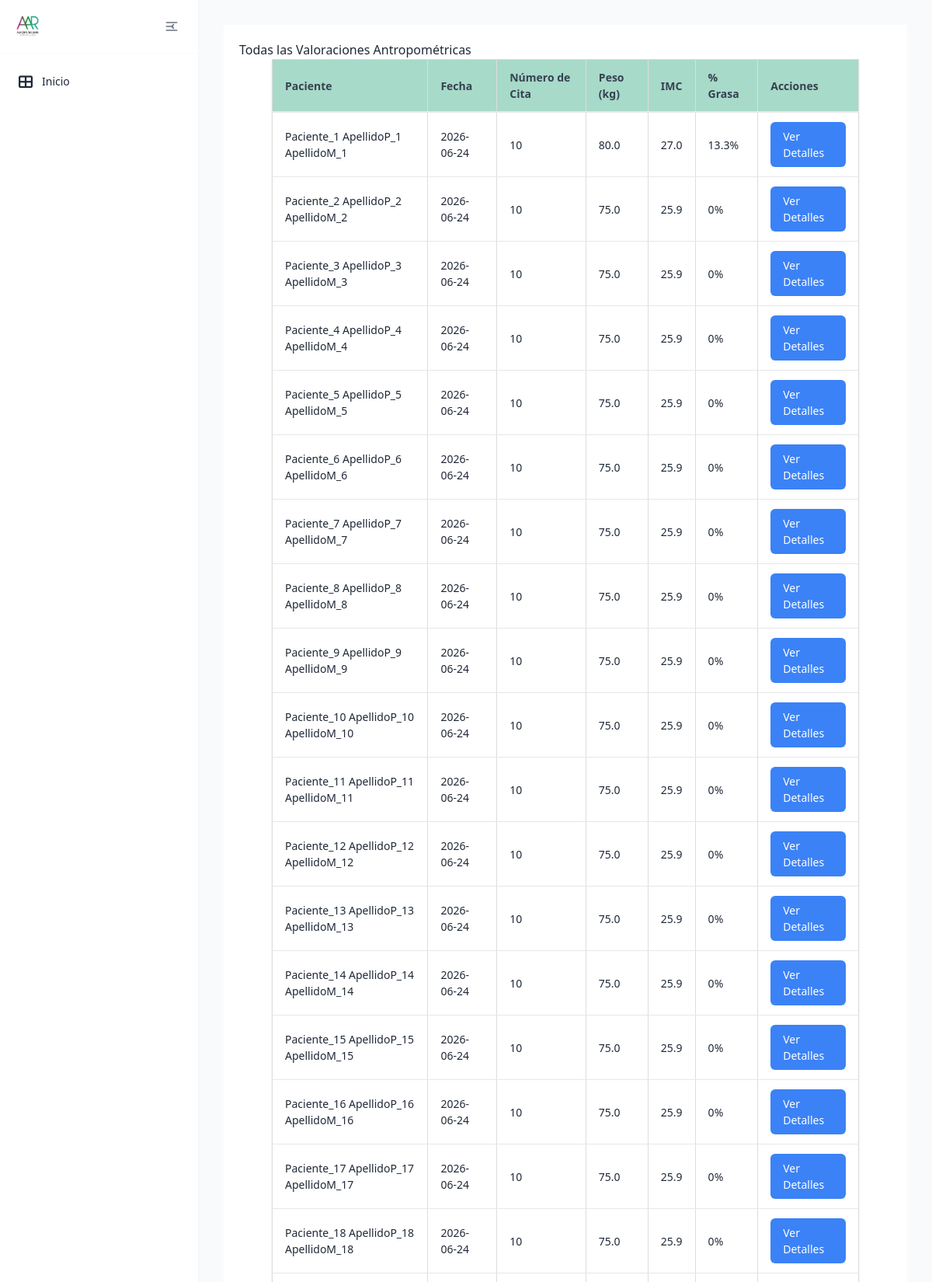
The page /valoraciones/ (upper part) on the database its author committed.
### tables this page shows
CREATE TABLE valoracion_antropometrica (
    id INTEGER PRIMARY KEY AUTOINCREMENT,
    paciente_id INTEGER NOT NULL,
    numero_cita INTEGER NOT NULL,
    fecha DATE NOT NULL,
    estatura FLOAT NOT NULL,
    peso FLOAT NOT NULL,
    imc FLOAT NOT NULL,
    grasa FLOAT NOT NULL,
    cintura FLOAT NOT NULL,
    torax FLOAT NOT NULL,
    brazo FLOAT NOT NULL,
    cadera FLOAT NOT NULL,
    pierna FLOAT NOT NULL,
    pantorrilla FLOAT NOT NULL,
    tension_arterial TEXT NOT NULL,
    frecuencia_cardiaca INTEGER NOT NULL,
    bicep FLOAT NOT NULL,
    tricep FLOAT NOT NULL,
    suprailiaco FLOAT NOT NULL,
    subescapular FLOAT NOT NULL,
    femoral FLOAT,
    porcentaje_grasa TEXT NOT NULL,
    --porcentaje_grasa_fem FLOAT NOT NULL,
    ultima_dieta TEXT,
    FOREIGN KEY (paciente_id) REFERENCES pacientes (id)
);

CREATE TABLE pacientes (
    id INTEGER PRIMARY KEY AUTOINCREMENT,
    nombre TEXT NOT NULL,
    apellido_paterno TEXT NOT NULL,
    apellido_materno TEXT NOT NULL,
    genero TEXT NOT NULL CHECK (genero IN ('hombre', 'mujer')),
    fecha_nacimiento DATE NOT NULL,
    telefono TEXT NOT NULL,
    correo TEXT UNIQUE NOT NULL,
    ciudad TEXT NOT NULL,
    fecha_registro TIMESTAMP DEFAULT CURRENT_TIMESTAMP,
    status TEXT NOT NULL DEFAULT 'activo' CHECK (status IN ('activo', 'inactivo'))
);

### app/controllers/valoracion_antropometrica.py (the view)
@valoracion.route('/')
def todas_valoraciones():
    valoraciones = ValoracionAntropometrica.obtener_todas()
    return render_template('valoraciones/todas_valoraciones.html', valoraciones=valoraciones)

### app/db.py (called while the page is built)
def get_db():
    if 'db' not in g:
        try:
            db_path = os.environ.get('DATABASE_URL', 'pacientes.db')
            g.db = sqlite3.connect(
                db_path,
                detect_types=sqlite3.PARSE_DECLTYPES
            )
            g.db.row_factory = sqlite3.Row
        except sqlite3.Error as e:
            logger.error(f"Error crítico al conectar con la base de datos SQLite: {e}")
            raise e
    return g.db

def query_db(query, args=(), one=False):
    try:
        cur = get_db().execute(query, args)
        rv = cur.fetchall()
        cur.close()
        return (rv[0] if rv else None) if one else rv
    except sqlite3.Error as e:
        logger.error(f"Error al ejecutar query: {query}. Args: {args}. Detalle: {e}")
        raise e

### app/models/valoracion_antropometrica.py (called while the page is built)
    @staticmethod
    def obtener_todas():
        return query_db('''
            SELECT va.*, p.nombre, p.apellido_paterno, p.apellido_materno
            FROM valoracion_antropometrica va
            JOIN pacientes p ON va.paciente_id = p.id
            ORDER BY va.fecha DESC
        ''')

### app/templates/valoraciones/todas_valoraciones.html (shortened to what this page needs)
{% extends "base/base.html" %}
{% block content %}
<div class="valoracion-container">
    <h2>Todas las Valoraciones Antropométricas</h2>
    <table class="table">
        <thead>
            <tr>
                <th class="table__header">Paciente</th>
                <th class="table__header">Fecha</th>
                <th class="table__header">Número de Cita</th>
                <th class="table__header">Peso (kg)</th>
                <th class="table__header">IMC</th>
                <th class="table__header">% Grasa</th>
                <th class="table__header">Acciones</th>
            </tr>
        </thead>
        <tbody>
            {% for valoracion in valoraciones %}
            <tr>
                <td class="table__cell">{{ valoracion['nombre'] }} {{ valoracion['apellido_paterno'] }} {{ valoracion['apellido_materno'] }}</td>
                <td class="table__cell">{{ valoracion['fecha'] }}</td>
                <td class="table__cell">{{ valoracion['numero_cita'] }}</td>
                <td class="table__cell">{{ valoracion['peso'] }}</td>
                <td class="table__cell">{{ valoracion['imc'] }}</td>
                <td class="table__cell">{{ valoracion['porcentaje_grasa'] }}%</td>
                <td class="table__cell">
                    <a href="{{ url_for('valoracion.lista_valoraciones', paciente_id=valoracion['paciente_id']) }}" class="action-button">Ver Detalles</a>
                </td>
            </tr>
            {% endfor %}
        </tbody>
    </table>
</div>
{% endblock %}

### app/static/css/components/_tables.css (style rules this page uses)
.table { width: 100%; border-collapse: collapse; margin-bottom: 1rem; }
.table__header { background-color: #f8f9fa; padding: 12px; text-align: left; border-bottom: 2px solid #dee2e6; }
.table__cell { padding: 12px; border-bottom: 1px solid #dee2e6; }

### app/static/css/components/_buttons.css (style rules this page uses)
.action-button { display: inline-flex; align-items: center; gap: 0.5rem; padding: 8px 16px; background-color: #3498db; color: white; border: none; border-radius: 4px; text-decoration: none; cursor: pointer; transition: background-color 0.3s; }

### app/static/css/style.css (style rules this page uses)
body { font-family: Arial, sans-serif; margin: 0; padding: 0; color: #2c3e50; }
.table { width: 100%; border-collapse: collapse; margin: 20px 0; font-size: 16px; text-align: left; }
.table__header, .table__cell { border: 1px solid #ddd; padding: 8px; text-align: left; }
.table__header { background-color: #f2f2f2; }
.table { max-width: 90%; background-color: white; margin: 0 auto; box-shadow: 0 1px 3px rgba(0, 0, 0, 0.1); border-radius: 4px; }
.table__header { padding: 12px 16px; text-align: left; font-weight: 600; font-size: 0.875rem; color: #374151; background-color: #119b6e5e; border-bottom: 2px solid #e5e7eb; }
.table__cell { padding: 12px 16px; font-size: 0.875rem; border-bottom: 1px solid #e5e7eb; }
.action-button { display: inline-flex; align-items: center; padding: 0.5rem 1rem; font-size: 0.875rem; font-weight: 500; border-radius: 0.375rem; background-color: #3b82f6; color: white; text-decoration: none; transition: background-color 0.2s; }
.valoracion-container { max-width: 1200px; margin: 0 auto; padding: 20px; background-color: #fff; }
.action-button { display: inline-flex; align-items: center; gap: 0.5rem; padding: 0.5rem 1rem; background-color: #3b82f6; color: white; border-radius: 0.375rem; text-decoration: none; font-size: 0.875rem; font-weight: 500; transition: background-color 0.2s; }

### rows shown on the page
valoracion_antropometrica: nombre "Paciente_1", apellido_paterno "ApellidoP_1", apellido_materno "ApellidoM_1", fecha "2026-06-24", numero_cita "10", peso "80.0", imc "27.0", porcentaje_grasa "13.3"
valoracion_antropometrica: nombre "Paciente_2", apellido_paterno "ApellidoP_2", apellido_materno "ApellidoM_2", fecha "2026-06-24", numero_cita "10", peso "75.0", imc "25.9", porcentaje_grasa "0"
valoracion_antropometrica: nombre "Paciente_3", apellido_paterno "ApellidoP_3", apellido_materno "ApellidoM_3", fecha "2026-06-24", numero_cita "10", peso "75.0", imc "25.9", porcentaje_grasa "0"
valoracion_antropometrica: nombre "Paciente_4", apellido_paterno "ApellidoP_4", apellido_materno "ApellidoM_4", fecha "2026-06-24", numero_cita "10", peso "75.0", imc "25.9", porcentaje_grasa "0"
valoracion_antropometrica: nombre "Paciente_5", apellido_paterno "ApellidoP_5", apellido_materno "ApellidoM_5", fecha "2026-06-24", numero_cita "10", peso "75.0", imc "25.9", porcentaje_grasa "0"
valoracion_antropometrica: nombre "Paciente_6", apellido_paterno "ApellidoP_6", apellido_materno "ApellidoM_6", fecha "2026-06-24", numero_cita "10", peso "75.0", imc "25.9", porcentaje_grasa "0"
valoracion_antropometrica: nombre "Paciente_7", apellido_paterno "ApellidoP_7", apellido_materno "ApellidoM_7", fecha "2026-06-24", numero_cita "10", peso "75.0", imc "25.9", porcentaje_grasa "0"
valoracion_antropometrica: nombre "Paciente_8", apellido_paterno "ApellidoP_8", apellido_materno "ApellidoM_8", fecha "2026-06-24", numero_cita "10", peso "75.0", imc "25.9", porcentaje_grasa "0"
valoracion_antropometrica: nombre "Paciente_9", apellido_paterno "ApellidoP_9", apellido_materno "ApellidoM_9", fecha "2026-06-24", numero_cita "10", peso "75.0", imc "25.9", porcentaje_grasa "0"
valoracion_antropometrica: nombre "Paciente_10", apellido_paterno "ApellidoP_10", apellido_materno "ApellidoM_10", fecha "2026-06-24", numero_cita "10", peso "75.0", imc "25.9", porcentaje_grasa "0"
valoracion_antropometrica: nombre "Paciente_11", apellido_paterno "ApellidoP_11", apellido_materno "ApellidoM_11", fecha "2026-06-24", numero_cita "10", peso "75.0", imc "25.9", porcentaje_grasa "0"
valoracion_antropometrica: nombre "Paciente_12", apellido_paterno "ApellidoP_12", apellido_materno "ApellidoM_12", fecha "2026-06-24", numero_cita "10", peso "75.0", imc "25.9", porcentaje_grasa "0"
valoracion_antropometrica: nombre "Paciente_13", apellido_paterno "ApellidoP_13", apellido_materno "ApellidoM_13", fecha "2026-06-24", numero_cita "10", peso "75.0", imc "25.9", porcentaje_grasa "0"
valoracion_antropometrica: nombre "Paciente_14", apellido_paterno "ApellidoP_14", apellido_materno "ApellidoM_14", fecha "2026-06-24", numero_cita "10", peso "75.0", imc "25.9", porcentaje_grasa "0"
valoracion_antropometrica: nombre "Paciente_15", apellido_paterno "ApellidoP_15", apellido_materno "ApellidoM_15", fecha "2026-06-24", numero_cita "10", peso "75.0", imc "25.9", porcentaje_grasa "0"
valoracion_antropometrica: nombre "Paciente_16", apellido_paterno "ApellidoP_16", apellido_materno "ApellidoM_16", fecha "2026-06-24", numero_cita "10", peso "75.0", imc "25.9", porcentaje_grasa "0"
valoracion_antropometrica: nombre "Paciente_17", apellido_paterno "ApellidoP_17", apellido_materno "ApellidoM_17", fecha "2026-06-24", numero_cita "10", peso "75.0", imc "25.9", porcentaje_grasa "0"
valoracion_antropometrica: nombre "Paciente_18", apellido_paterno "ApellidoP_18", apellido_materno "ApellidoM_18", fecha "2026-06-24", numero_cita "10", peso "75.0", imc "25.9", porcentaje_grasa "0"
